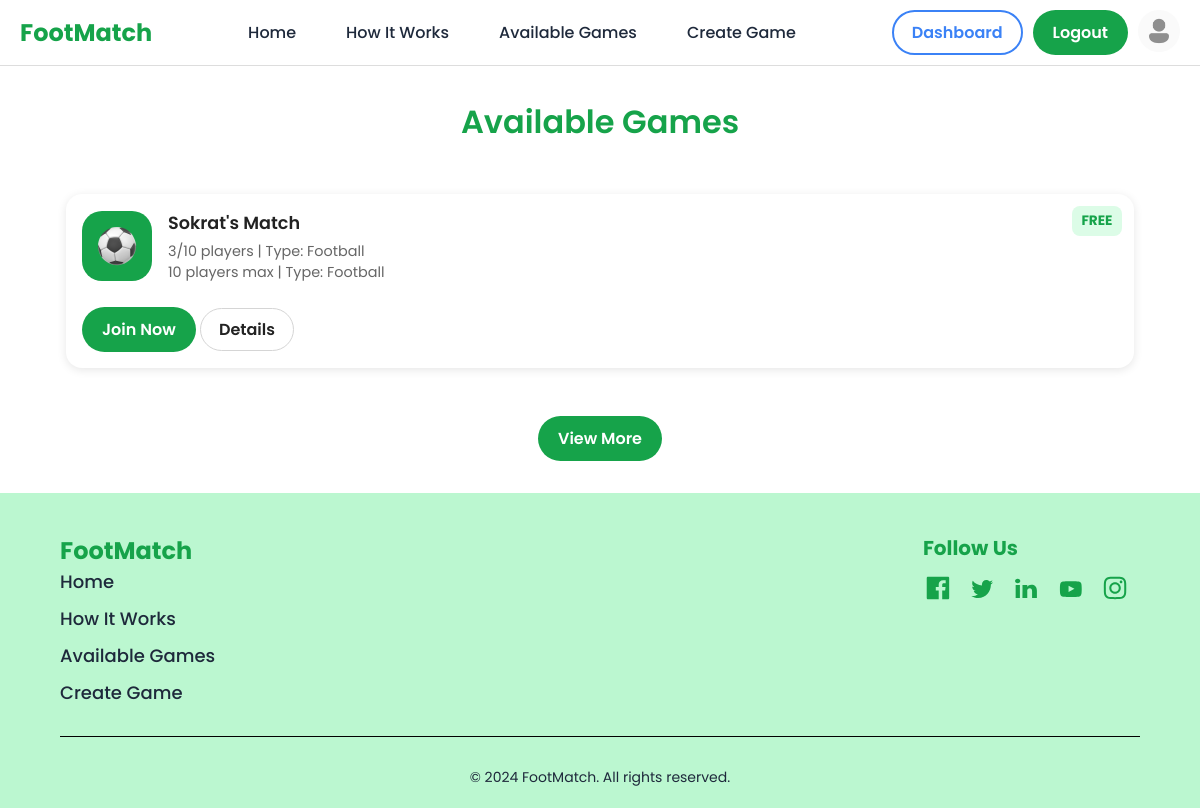
Page /available-games (signed in) on the earlier database version.
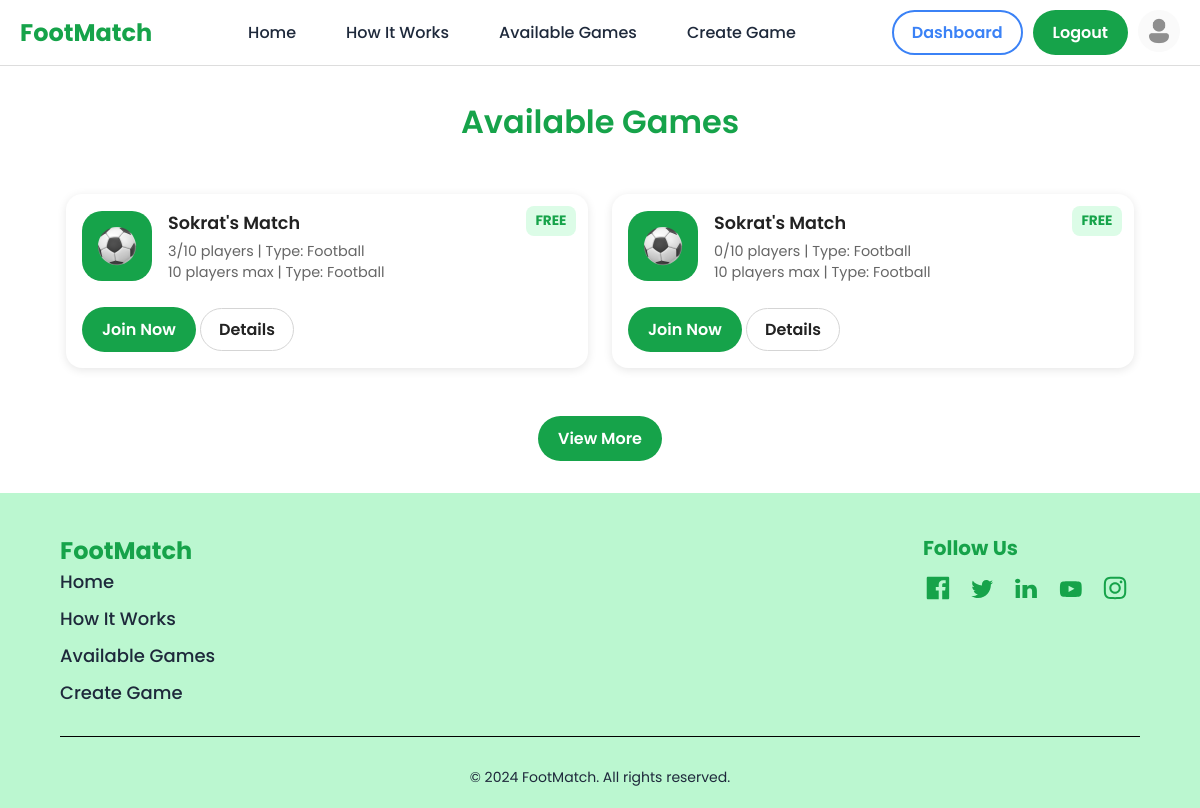
Same page on the later database version.
### app.py (models this page shows)
class Game(db.Model):
    id = db.Column(db.Integer, primary_key=True)
    game_name = db.Column(db.String(100), nullable=False)
    date = db.Column(db.String(20), nullable=False)
    time = db.Column(db.String(20), nullable=False)
    location = db.Column(db.String(100), nullable=False)
    sports_type = db.Column(db.String(50), nullable=False)
    player_capacity = db.Column(db.Integer, nullable=False)
    price = db.Column(db.Float, nullable=False)
    age = db.Column(db.String(15), nullable=False)
    description = db.Column(db.String(300))
    creator_id = db.Column(db.Integer, db.ForeignKey('user.id'))
    creator = db.relationship('User', backref='games')

### app.py (the view)
@app.route("/available-games")
@login_is_required
def available_games():
    games = Game.query.all()
    error = request.args.get("error")
    success = request.args.get("success")
    return render_template("available-games.html", games=games, error=error, success=success)

### app.py (called while the page is built)
def login_is_required(f):
    @wraps(f)
    def wrapper(*args, **kwargs):
        if "google_id" not in session and "email" not in session:
            return render_template("log-in.html", error="You must be logged in to access this page.")
        return f(*args, **kwargs)
    return wrapper

@app.context_processor
def inject_user_info():
    user_picture = session.get("picture")
    default_picture = url_for('static', filename='assets/profile-picture.png')
    return dict(
        picture=user_picture or default_picture,
        email=session.get("email"),
        name=session.get("name", "User")
    )

### templates/available-games.html (shortened to what this page needs)
<!DOCTYPE html>
<html lang="en">
<head>
    <link rel="stylesheet" href="{{ url_for('static', filename='css_folder/reset.css') }}">
    <link rel="stylesheet" href="{{ url_for('static', filename='css_folder/styles.css') }}">
    <link rel="stylesheet" href="{{ url_for('static', filename='css_folder/available-games.css') }}">
    <link rel="stylesheet" href="{{ url_for('static', filename='css_folder/error-messages.css') }}">
    <link rel="stylesheet" href="{{ url_for('static', filename='css_folder/header.css') }}">
</head>
<body>
    <section id="header">
        <header>
            <div class="header-container">
                <p id="title">FootMatch</p>
                <nav id="header-nav">
                    <a href="{{ url_for('home') }}#header">Home</a>
                    <a href="{{ url_for('home') }}#how-it-works">How It Works</a>
                    <a href="{{ url_for('available_games') }}">Available Games</a>
                    <a href="{{ url_for('create_game') }}">Create Game</a>
                </nav>
                <div id="header-right">
                    <div class="btn-spacer">
                        {% if "email" in session %}
                            <a href="{{ url_for('dashboard') }}" class="btn" id="sign-up-btn">Dashboard</a>
                            <a href="{{ url_for('logout') }}" class="btn" id="join-now-btn">Logout</a>
                            <a href="{{url_for('dashboard')}}">
                                <img src="{{ picture }}" alt="Profile Picture" class="profile-pic">
                            </a>
                        {% else %}
                            <a href="{{ url_for('sign_up') }}" class="btn" id="sign-up-btn">Sign Up</a>
                            <a href="{{ url_for('login') }}" class="btn btn-green" id="join-now-btn">Login</a>
                        {% endif %}
                    </div>
                </div>
            </div>
        </header>
    </section>
    <main>
        <section id="available-games">
            <h1 class="section-title">Available Games</h1>
            <div class="games-container">
                {% if games %}
                    {% for game in games %}
                    <div class="game-card">
                        <div class="game-card-top">
                            <div class="img-background">
                                <img src="{{ url_for('static', filename='assets/football-icon.svg') }}" alt="{{ game.sports_type }} Icon">
                            </div>
                            <div class="game-info">
                                <h2>{{ game.game_name }}</h2>
                                <p class="info">
                                    <span>{{ game.players|length }}/{{ game.player_capacity }} players</span> | Type: {{ game.sports_type }}
                                </p>
                                <p class="info">
                                    <span>{{ game.player_capacity }} players max</span> | Type: {{ game.sports_type }}
                                </p>
                            </div>
                        </div>
                        <div class="game-card-bottom">
                            <div class="buttons">
                                <form action="{{ url_for('join_game', game_id=game.id) }}" method="POST" style="display:inline;">
                                    <button type="submit" class="btn join-btn">Join Now</button>
                                </form>
                                <button
                                    class="btn details-btn"
                                    data-title="{{ game.game_name }}"
                                    data-info="Name: {{game_name}} Date: {{date}} Time: {{time}} Type: {{ game.sports_type }} Players: {{ game.players|length }}/{{ game.player_capacity }} Price: {% if game.price == 0 %}Free{% else %}€{{ game.price }}{% endif %} Age: {{age}} Description: {{description}}">Details
                                </button>
                            </div>
                        </div>
                        <span class="price-tag {% if game.price == 0 %}free{% else %}paid{% endif %}">
                            {% if game.price == 0 %}FREE{% else %}€{{ game.price }}{% endif %}
                        </span>
                    </div>
                    {% endfor %}
                {% else %}
                    <p class="no-games">No games available yet. <a href="{{ url_for('create_game') }}">Create one here</a>.</p>
                {% endif %}
            </div>
            {% if games %}
            <div class="view-more">
                <button class="btn view-more-btn">View More</button>
            </div>
            {% endif %}
        </section>
    </main>
    <footer>
        <div class="container">
            <div id="footer-content">
                <div id="footer-left">
                    <p id="footer-title">FootMatch</p>
                    <ul>
                        <li><a href="{{ url_for('home') }}#header">Home</a></li>
                        <li><a href="{{ url_for('home') }}#how-it-works">How It Works</a></li>
                        <li><a href="#header">Available Games</a></li>
                        <li><a href="{{ url_for('create_game') }}">Create Game</a></li>
                    </ul>
                </div>
                <div id="footer-right">
                    <p id="follow-us">Follow Us</p>
                    <img src="/static/assets/facebook.svg" alt="Facebook" />
                    <img src="/static/assets/twitter.svg" alt="Twitter" />
                    <img src="/static/assets/linkedin.svg" alt="LinkedIn" />
                    <img src="/static/assets/youtube.svg" alt="YouTube" />
                    <img src="/static/assets/instagram.svg" alt="Instagram" />
                </div>
            </div>
            <hr />
            <p id="rights">&copy; 2024 FootMatch. All rights reserved.</p>
        </div>
    </footer>
</body>
</html>

### static/css_folder/styles.css (style rules this page uses)
html { scroll-behavior: smooth; }
body { font-family: "Poppins", sans-serif; margin: 0; padding: 0; color: black; background-color: white; }
p { font-weight: 400; font-size: 20px; color: black; margin: 0; padding: 0; }
a { color: #1e293b; text-decoration: none; transition: color 0.3s; }
.btn { border: 2px solid transparent; border-radius: 25px; padding: 8px 18px; font-weight: 600; cursor: pointer; transition: all 0.3s; }
.section-title { color: #16a34a; font-size: 36px; margin: 50px 0; font-weight: bold; text-align: center; }
.btn-spacer { display: flex; justify-content: center; gap: 10px; }
footer { background-color: #bbf7d0; color: #16a34a; padding: 40px 0 20px; }
#footer-content { display: flex; justify-content: space-between; font-size: 16px; font-weight: 400; color: #1e293b; }
#footer-title { font-size: 24px; font-weight: bold; color: #16a34a; text-align: left; margin-bottom: 0; }
ul { list-style-type: none; padding: 0; margin: 0; margin-bottom: 30px; }
li { margin-bottom: 10px; list-style-type: none; }
li a { font-size: 18px; font-weight: 500; cursor: pointer; }
#follow-us { font-weight: bold; font-size: 20px; color: #16a34a; margin-bottom: 10px; }
#footer-right img { width: 30px; margin-right: 10px; }
hr { border: none; border-top: 1px solid black; margin: 0 0 10px 0; }
#rights { padding-top: 20px; text-align: center; color: #1e293b; font-size: 14px; }

### static/css_folder/available-games.css (style rules this page uses)
body { font-family: "Poppins", sans-serif; background-color: #ffffff; color: #222; margin: 0; padding: 0; }
.section-title { text-align: center; font-size: 2rem; margin: 2rem 0; font-weight: 600; }
.games-container { display: grid; grid-template-columns: repeat(auto-fit, minmax(320px, 1fr)); gap: 1.5rem; max-width: 1100px; margin: 0 auto; padding: 1rem; }
.game-card { display: flex; flex-direction: column; background: #fff; box-shadow: 0 2px 10px rgba(0,0,0,0.1); border-radius: 16px; padding: 1rem; transition: transform 0.2s ease; position: relative; }
.game-card-top { display: flex; align-items: center; margin-bottom: 0.5rem; }
.game-info { display: flex; flex-direction: column; }
.game-info h2 { font-size: 1.1rem; font-weight: 600; margin: 0 0 0.3rem 0; }
.game-info p { font-size: 0.9rem; margin: 0; }
.img-background { background-color: #16a34a; border-radius: 20px; display: flex; justify-content: center; align-items: center; height: 70px; width: 70px; margin-right: 1rem; }
.img-background img { width: 40px; height: 40px; border-radius: 50%; object-fit: cover; }
.game-card-bottom { display: flex; flex-direction: column; margin-top: 0.5rem; }
.info { font-size: 0.85rem; color: #666; margin: 0.2rem 0; }
.buttons { margin-top: 0.5rem; }
.btn { border-radius: 25px; padding: 8px 18px; font-weight: 600; cursor: pointer; transition: all 0.3s; }
.join-btn { background-color: #16a34a; color: white; }
img.profile-pic { width: 42px; height: 42px; border-radius: 50%; object-fit: cover; vertical-align: middle; }
button.btn.details-btn { background-color: #ffffff; border: 1px solid #d5d5d5; }
.price-tag { position: absolute; top: 12px; right: 12px; font-size: 0.85rem; font-weight: bold; padding: 0.3rem 0.6rem; border-radius: 8px; }
.price-tag.free { background-color: #dcfce7; color: #16a34a; }
.view-more { text-align: center; margin: 2rem 0; }
.view-more-btn { background-color: #16a34a; color: #fff; padding: 0.7rem 1.5rem; border-radius: 8px; border: none; cursor: pointer; }

### static/css_folder/header.css (style rules this page uses)
header { background-color: white; border-bottom: 1px solid #ddd; position: relative; }
.header-container { display: flex; align-items: center; justify-content: space-between; max-width: 1200px; margin: 0 auto; padding: 10px 20px; flex-wrap: wrap; }
.buttons { margin-top: 0.5rem; }
.btn { border: 2px solid transparent; border-radius: 25px; padding: 8px 18px; font-weight: 600; cursor: pointer; transition: all 0.3s; vertical-align: middle; }
.join-btn { background-color: #16a34a; color: white; }
.container { width: 90%; max-width: 1200px; margin: 0 auto; padding: 0 0px; }
#title { font-size: 24px; font-weight: bold; color: #16a34a; }
#header-nav { display: flex; gap:50px; }
#header-nav a { font-size: 16px; font-weight: 500; cursor: pointer; }
img.profile-pic { width: 42px; height: 42px; border-radius: 50%; object-fit: cover; vertical-align: middle; }
#sign-up-btn { color: #3b82f6; background-color: transparent; border: 2px solid #3b82f6; }
#join-now-btn { color: white; background-color: #16a34a; }

Differences in the rows shown:
added Game: game_name "Sokrat's Match", players|length "0", player_capacity "10", sports_type "Football", price "FREE"
